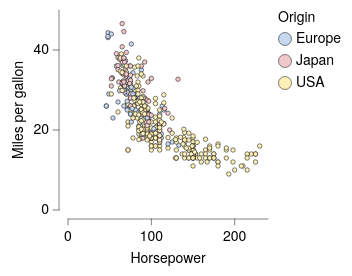

Write the Vega-Lite specification saved for this chart.
### Vega-Lite specification from a JSON file in a GitHub repository (floating-point values rounded to 4 significant figures; data arrays with more than 128 entries replaced by an {"elided": "..."} marker saying what was removed)
{"background": "white", "config": {"arc": {"fill": "#DBDBDB", "fillOpacity": 1.0, "innerRadius": 25.0, "padAngle": 0.03, "stroke": "black", "strokeOpacity": 1, "strokeWidth": 0.25}, "area": {"fill": "#DBDBDB", "fillOpacity": 1.0, "stroke": "black", "strokeOpacity": 1, "strokeWidth": 0.25}, "axis": {"domain": true, "domainCap": "round", "domainColor": "black", "domainWidth": 0.25, "grid": false, "gridCap": "round", "gridColor": "#F1F1F1", "gridDash": [0, 0], "gridOpacity": 1.0, "gridWidth": 0.25, "labelColor": "black", "labelFont": "Helvetica Neue", "labelFontSize": 7, "labelFontStyle": "normal", "labelFontWeight": 400, "offset": 4.5, "ticks": true, "tickCap": "round", "tickColor": "black", "tickRound": false, "tickSize": 3, "tickWidth": 0.25, "titleColor": "black", "titleFont": "Helvetica Neue", "titleFontSize": 7, "titleFontStyle": "normal", "titleFontWeight": 400}, "axisX": {"domain": true, "labelAlign": "center", "labelAngle": 0, "labels": true, "ticks": true, "translate": 0}, "axisY": {"domain": true, "labelAlign": "right", "labelAngle": 0, "labels": true, "ticks": true, "translate": 0}, "axisRight": {"domain": true, "labelAlign": "left", "labelAngle": 0, "labels": true, "ticks": true, "translate": 0}, "axisTop": {"domain": true, "labelAlign": "center", "labelAngle": 0, "labels": true, "ticks": true, "translate": 0}, "axisBand": {"tickOffset": 0}, "bar": {"fill": "#DBDBDB", "fillOpacity": 1.0, "stroke": "black", "strokeOpacity": 1, "strokeWidth": 0.25}, "boxplot": {"size": 9.0, "ticks": {"cornerRadius": 0.25, "fill": "black", "size": 4.5, "thickness": 0.25}, "box": {"fillOpacity": 1.0, "stroke": "black", "strokeOpacity": 1, "strokeWidth": 0.25}, "median": {"fill": "black", "fillOpacity": 1.0, "size": 9.0, "thickness": 0.25}, "rule": {"fill": "black", "fillOpacity": 1.0, "size": 10.0, "stroke": "black", "strokeDash": [0, 0], "strokeOpacity": 1, "strokeWidth": 0.25}, "outliers": {"color": "black", "fill": "black", "fillOpacity": 1.0, "size": 0, "stroke": "black", "strokeOpacity": 1, "strokeWidth": 0.25}}, "circle": {"fill": "black", "fillOpacity": 1.0, "size": 0.5, "stroke": null, "strokeOpacity": 1, "strokeWidth": 0.25}, "errorband": {"band": {"fillOpacity": 0.6, "stroke": null, "strokeWidth": 0.25, "strokeOpacity": 1}, "borders": {"opacity": 0, "strokeOpacity": 0.25, "strokeWidth": 1}}, "errorbar": {"opacity": 1, "rule": {"strokeDash": [0, 0], "strokeWidth": 0.25}, "ticks": {"color": "black", "cornerRadius": 0.125, "opacity": 1, "size": 6.0, "thickness": 0.25}, "thickness": 0.25}, "font": "Helvetica Neue", "geoshape": {"fill": "#DBDBDB", "fillOpacity": 1.0, "stroke": "black", "strokeOpacity": 1, "strokeWidth": 0.25}, "header": {"labelColor": "black", "labelFont": "Helvetica Neue", "labelFontSize": 7, "labelFontStyle": "normal", "labelFontWeight": 400, "titleColor": "black", "titleFont": "Helvetica Neue", "titleFontSize": 7, "titleFontStyle": "normal", "titleFontWeight": 400, "titlePadding": 0}, "legend": {"disable": false, "offset": 4.5, "titlePadding": 4, "labelOffset": 2, "gradientLabelOffset": 2, "gradientLength": 50.0, "gradientThickness": 5.0, "gradientOpacity": 1.0, "gradientStrokeColor": "black", "gradientStrokeWidth": 0.25, "labelColor": "black", "labelFont": "Helvetica Neue", "labelFontSize": 7, "labelFontStyle": "normal", "labelFontWeight": 400, "strokeColor": "black", "strokeWidth": 0, "symbolSize": 42, "symbolStrokeColor": "black", "symbolStrokeWidth": 0.25, "titleColor": "black", "titleFont": "Helvetica Neue", "titleFontSize": 7, "titleFontStyle": "normal", "titleFontWeight": 400}, "line": {"color": "black", "stroke": "black", "strokeCap": "round", "strokeDash": [0, 0], "strokeOpacity": 1, "strokeWidth": 0.375}, "point": {"filled": true, "fill": "#DBDBDB", "fillOpacity": 1.0, "size": 5.0, "stroke": "black", "strokeOpacity": 1, "strokeWidth": 0.25}, "range": {"category": ["#C6D9F1", "#F1C9CB", "#FEF0B9", "#CEE37A", "#7AA8E0", "#E589A3", "#FDDD5D", "#68B961", "#4177B1", "#C35082", "#E5C227", "#438156"], "diverging": {"scheme": ["#C35082", "#CE6D94", "#D989A7", "#E2A4BA", "#EABFCE", "#F1DBE2", "#F6F6F6", "#D7E0EB", "#B9CBE0", "#9BB6D5", "#7DA1C9", "#5F8CBD", "#4177B1"]}, "heatmap": {"scheme": ["#130010", "#27022E", "#370453", "#3D1E76", "#3A3B92", "#2E57AA", "#1374BA", "#1A90BE", "#20ABC1", "#27C6C1", "#48DEB3", "#91EE9F"]}, "ordinal": {"scheme": ["#F1F1F1", "#DBDBDB", "#C6C6C6", "#B2B2B2", "#9D9D9D", "#898989", "#767676", "#636363", "#515151", "#404040", "#2F2F2F", "#1F1F1F"]}, "ramp": {"scheme": ["#130010", "#27022E", "#370453", "#3D1E76", "#3A3B92", "#2E57AA", "#1374BA", "#1A90BE", "#20ABC1", "#27C6C1", "#48DEB3", "#91EE9F"]}}, "rule": {"color": "black", "stroke": "black", "strokeCap": "round", "strokeDash": [2, 2], "strokeOpacity": 1, "strokeWidth": 0.25}, "scale": {"bandPaddingInner": 0.1, "bandPaddingOuter": 0.1, "round": false}, "rect": {"fill": "#DBDBDB", "fillOpacity": 1.0, "stroke": "black", "strokeOpacity": 1, "strokeWidth": 0.25}, "square": {"fill": "#DBDBDB", "fillOpacity": 1.0, "size": 10.0, "stroke": "black", "strokeOpacity": 1, "strokeWidth": 0.25}, "text": {"color": "black", "font": "Helvetica Neue", "fontSize": 7, "fontStyle": "normal", "fontWeight": 400}, "title": {"anchor": "middle", "frame": "group", "color": "black", "font": "Helvetica Neue", "fontSize": 7, "fontStyle": "normal", "fontWeight": 400, "subtitleColor": "black", "subtitleFont": "Helvetica Neue", "subtitleFontSize": "Helvetica Neue", "subtitleFontStyle": "normal", "subtitleFontWeight": 400}, "view": {"continuousWidth": 100, "continuousHeight": 100, "discreteWidth": 100, "discreteHeight": 100, "fill": null, "stroke": null, "strokeWidth": 0.25}}, "data": {"name": "data-7285c4e2e195e5a75737a34913199f5f"}, "mark": {"type": "point"}, "encoding": {"color": {"field": "Origin", "type": "nominal"}, "x": {"field": "Horsepower", "type": "quantitative"}, "y": {"field": "Miles_per_Gallon", "title": "Miles per gallon", "type": "quantitative"}}, "$schema": "https://vega.github.io/schema/vega-lite/v6.4.1.json", "datasets": {"data-7285c4e2e195e5a75737a34913199f5f": {"elided": "392 records"}}}
